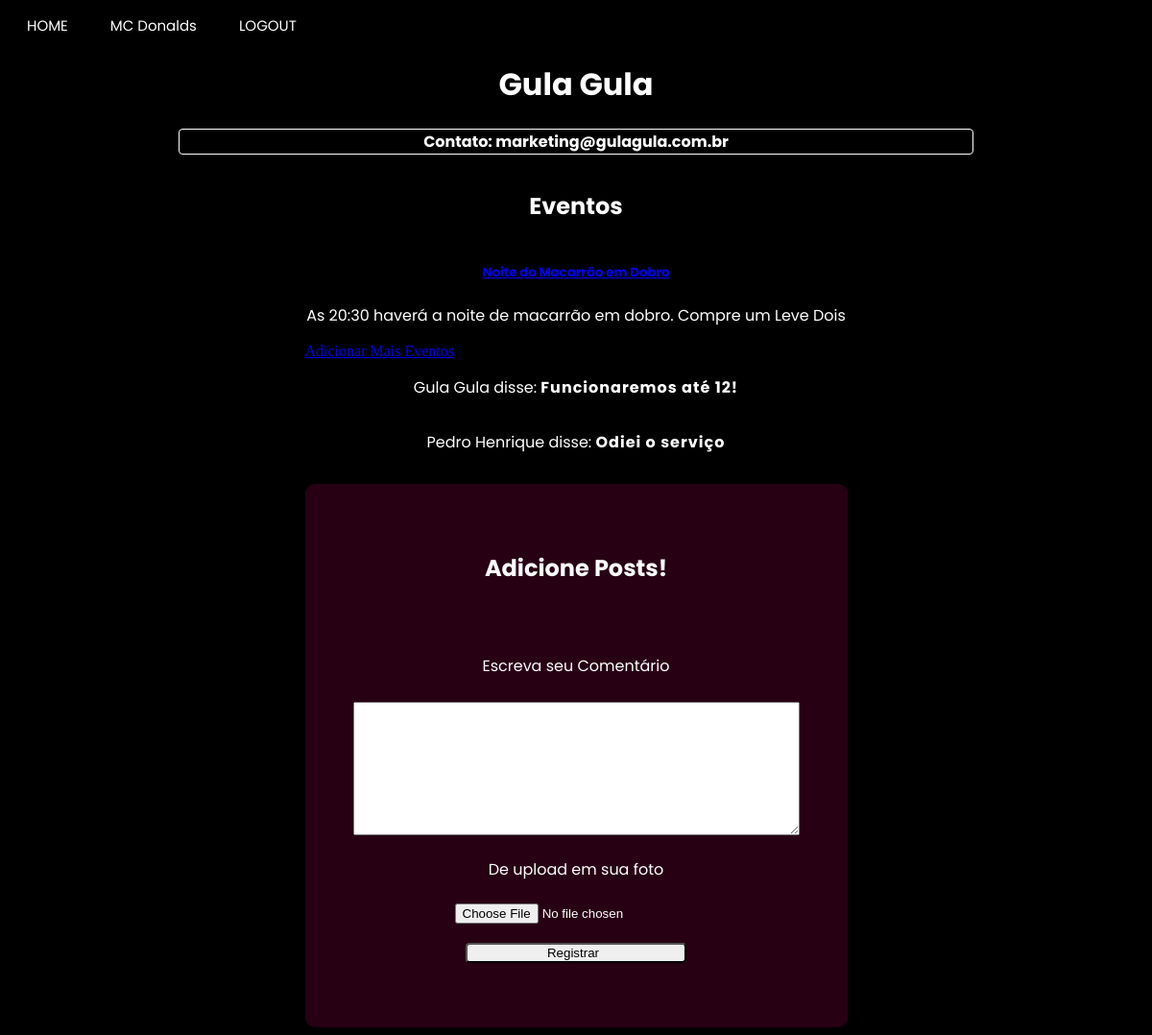
Screenshot of /enterprise_page/Gula Gula (signed in) with the database file from the repository.
### app/model.py (models this page shows, shortened)
class empresa(UserMixin, db.Model):
    __tablename__ = "empresa"
    id = db.Column(db.Integer,primary_key=True)
    enterprise_name = db.Column(db.String(64), index=True, unique=True)
    email = db.Column(db.String(120), index=True, unique=True)
    password_hash = db.Column(db.String(120))
    city = db.Column(db.String(120))
    latitude = db.Column(db.Float)
    longitude = db.Column(db.Float)
    district = db.Column(db.String(50))
    street = db.Column(db.String(120))
    posts = db.relationship("Post", backref="enterprise")

class Event(db.Model):
    id = db.Column(db.Integer, primary_key=True)
    body = db.Column(db.String(200))
    image = db.Column(db.String(200))
    timestamp = db.Column(db.Integer, index=True)
    empresa_id = db.Column(db.Integer)
    name = db.Column(db.String(200))
    latitude = db.Column(db.Float)
    longitude = db.Column(db.Float)
    event_type = db.Column(db.String(8))
    rank = db.Column(db.Float)
    avaliations = db.Column(db.Integer)
    age_groups = db.Column(db.String)

class Post(db.Model):
    id = db.Column(db.Integer, primary_key=True)
    body = db.Column(db.String(140))
    image = db.Column(db.String(200))
    timestamp = db.Column(db.Integer, index=True)
    empresa_id = db.Column(db.Integer, db.ForeignKey('empresa.id'))
    author_id = db.Column(db.Integer())
    event_id = db.Column(db.Integer())

class usuario(UserMixin, db.Model):
    __tablename__ = "usuario"
    id = db.Column(db.Integer, primary_key=True)
    username = db.Column(db.String(64), index=True, unique=True)
    email = db.Column(db.String(120), index=True, unique=True)
    password_hash = db.Column(db.String(120))
    city = db.Column(db.String(120))
    district = db.Column(db.String(50))
    age = db.Column(db.Integer)

### app/routes.py (the view, shortened to what this page needs)
@app.route("/enterprise_page/<name>", methods=["POST", "GET"])
@login_required
def enterprise_page_specific(name):
    form = Comments()
    enterpriseS= empresa.query.filter_by(enterprise_name=name).first()
    return render_template('enterprise_page.html', title=name, css_file="enterprise_page.css",user=current_user, usuario=usuario, enterprise=empresa, posts=Post.query.filter_by(empresa_id=enterpriseS.id), form=form, events=Event.query.filter_by(empresa_id=enterpriseS.id).all())

### app/forms.py
class Comments(FlaskForm):
    files = FileField("De upload em sua foto")
    text = TextAreaField("Escreva seu Comentário", validators=[DataRequired("Escreva seu comentário!")])
    submit = SubmitField("Registrar")

### app/model.py (called while the page is built)
@login.user_loader
def load_user(id):
    if usuario.query.get(int(id)):
        load = usuario.query.get(int(id))
    else:
        load = empresa.query.get(int(id))
    return load

### app/templates/enterprise_page.html (shortened to what this page needs)
{% extends "base.html" %}
{% block content %}
<h1>{{title}}</h1>
<h3>Contato: {{enterprise.query.filter_by(enterprise_name = title).first().email}}</h3>
<div class="alignment">
<h2>Eventos</h2>
{% if events|length == 0 %}
  <h5> Não existe nenhum evento vinvulado a esta empresa</h5>
{% else %}
{% for event in events%}
<div>
  <h5><a href={{ url_for("event_page", name= event.name)}}>{{ event.name }}</a></h5>
  <p>{{ event.body }}</p></div>
{% endfor %}
{% endif %}
{% if not current_user.username %}
<a href={{ url_for("event_register_page")}}> Adicionar Mais Eventos</a>
{% endif %}
{% for post in posts%}
{% if usuario.query.filter_by(id = post.author_id).first().username %}
<div><p>{{ usuario.query.filter_by(id = post.author_id).first().username }} disse: <b>{{ post.body }}</b></p></div>
{% else %}
<div><p>{{ enterprise.query.filter_by(id = post.author_id).first().enterprise_name }} disse: <b>{{ post.body }}</b></p></div>
{% endif %}
{% endfor %}
<section class="container">
  {% if current_user.username %}
  <h1>Envie-nos seu feedback</h1><br><br>
  {% else %}
  <h1>Adicione Posts!</h1><br><br>
  {% endif %}
      <form action="{{url_for('enterprise_page_specific', name = title)}}", method='post', novalidate>
          <div class="inputs">
            <p>
                {{ form.text.label }}<br><br>
                {{ form.text(size=32) }}<br>
            </p>
            <p>
                {{ form.files.label }}<br>
                {{ form.files(size=32) }}<br>
            </p>
        </div>
        <p>{{ form.submit() }}</p>
      </form>
    </section>
</div>
{% endblock %}

### app/templates/base.html (shortened to what this page needs)
<!DOCTYPE html>
<html>
    <head>
        {% if css_file%}
            <link rel="stylesheet" type="text/css" href="{{ url_for('static', filename=css_file) }}">
        {% else %}
            <link rel="stylesheet" type="text/css" href="{{ url_for('static', filename='user_page.css') }}">
        {% endif %}
    </head>
    <body>
        <header class="menu">
            <a id="main_page" href="{{ url_for('main_page') }}" class="button">HOME</a>
            {% if user.is_authenticated %}
            {% if user.username %}
            <a id="user_page" href="{{ url_for('user_page')}}"class="button">{{user.username}}</a>
            {% else %}
            <a id="enterprise_page" href="{{ url_for('enterprise_page_specific', name=user.enterprise_name)}}"class="button">{{user.enterprise_name}}</a>
            {% endif%}
            <a id="logout" href="{{ url_for('logout') }}" class="button">LOGOUT</a>
            {% else %}
            <a id="enterprise_register_page" href="{{ url_for('enterprise_register_page') }}" class="button">SEJA UM ANUNCIANTE</a>
            <a id="user_register_page" href="{{ url_for('user_register_page') }}" class="button">REGISTRO</a>
            <a id="login_page" href="{{ url_for('login_page') }}" class="button">LOGIN</a>
            {% endif %}
        </header>
        {% block content %}{% endblock %}
    </body>
</html>

### app/static/enterprise_page.css (style rules this page uses)
body { background: black; background-image: url("https://www.pixel4k.com/wp-content/uploads/2021/05/abstract-waving-4k_1620165379-1536x960.jpg"); background-repeat: no-repeat; background-size: cover; }
p { color:white; }
h1 { color:white; font-family: "Poppins"; display: grid; align-items: center; justify-content: center; }
h3 { color:white; font-family: Poppins; display: grid; align-items: center; justify-content: center; }
h2 { color:white; font-family: Poppins; display: grid; align-items: center; justify-content: center; }
h5 { color:white; font-family: Poppins; display: grid; align-items: center; justify-content: center; }
.alignment { display: grid; align-items: center; justify-content: center; }
section.container { background-color: rgba(87, 02, 43, 0.45); border-radius: 10px; align-items: center; justify-content: center; padding: 20px; }
.inputs input { outline: none; }
.inputs { margin: auto; text-align: center; }
.inputs input::placeholder { color: rgba(13, 0, 26, 0.8); }
form input[type=submit] { border-radius: 4px; padding-left: 0px; width: 230px; transition: all 0.3s ease; }
h3 { border: white solid 1px; border-radius: 4px; margin-left: 15%; margin-right: 15%; background-color: rgba(0,0,0, 0.5); font-size: 16px; }
.alignment p { text-align: center; }
section.container { padding: 50px; justify-content: center; margin-top: 15px; }
p b { font-family: "Poppins", sans-serif; letter-spacing: 1px; }
p { font-family: "Poppins", sans-serif; }
textarea#text { margin: 0px; height: 133px; width: 459px; }
input#files { margin-top: 5%; }

### app/static/base.css (style rules this page uses)
header.menu { align-items: left; justify-content: start; }
a.button { border: none; color: white; padding: 5px 20px; text-align: center; text-decoration: none; display: inline-block; font-family:'Poppins'; font-size: 15px; }
.menu { margin-top: 10px; }

### rows the page displays
empresa: enterprise_name "MC Donalds"
empresa: enterprise_name "Gula Gula", query.filter_by "marketing@gulagula.com.br", query.filter_by "Gula Gula"
Event: name "Noite do Macarrão em Dobro", body "As 20:30 haverá a noite de macarrão em dobro. Compre um Leve Dois"
Post: body "Funcionaremos até 12!"
Post: body "Odiei o serviço"
usuario: query.filter_by "Pedro Henrique"
